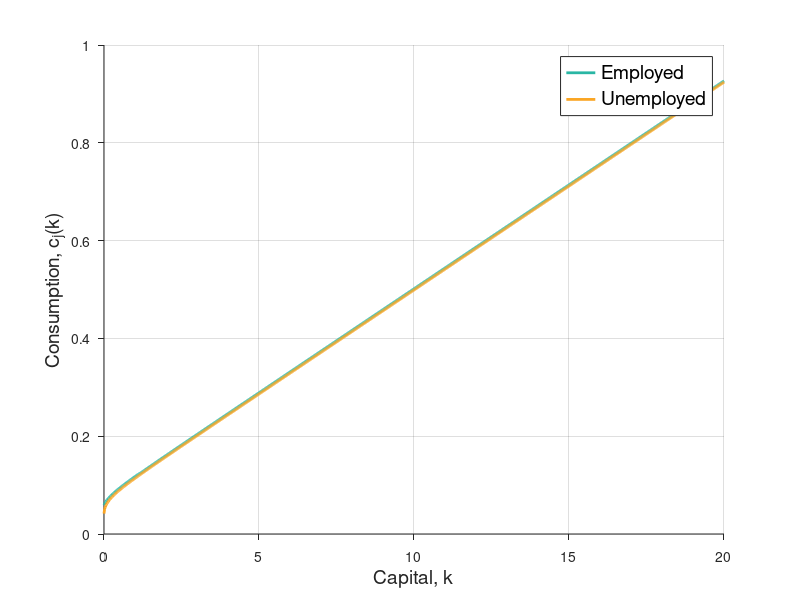
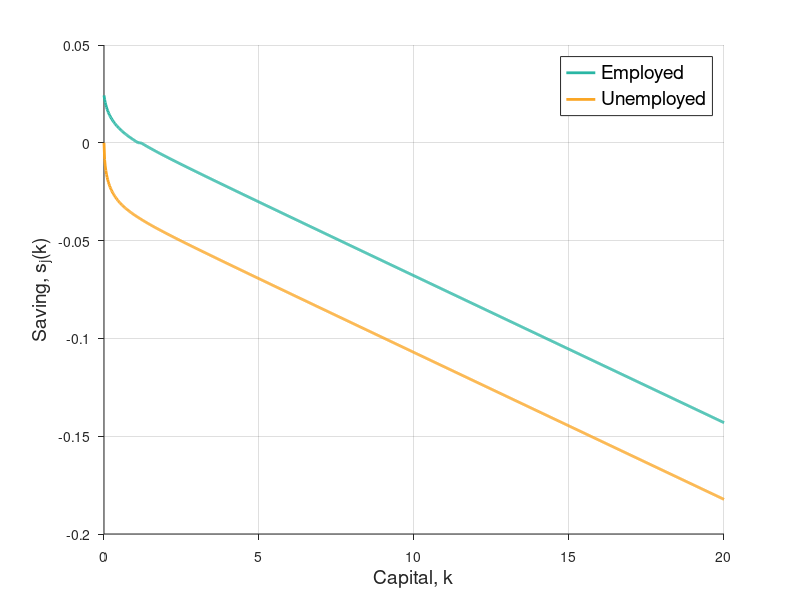
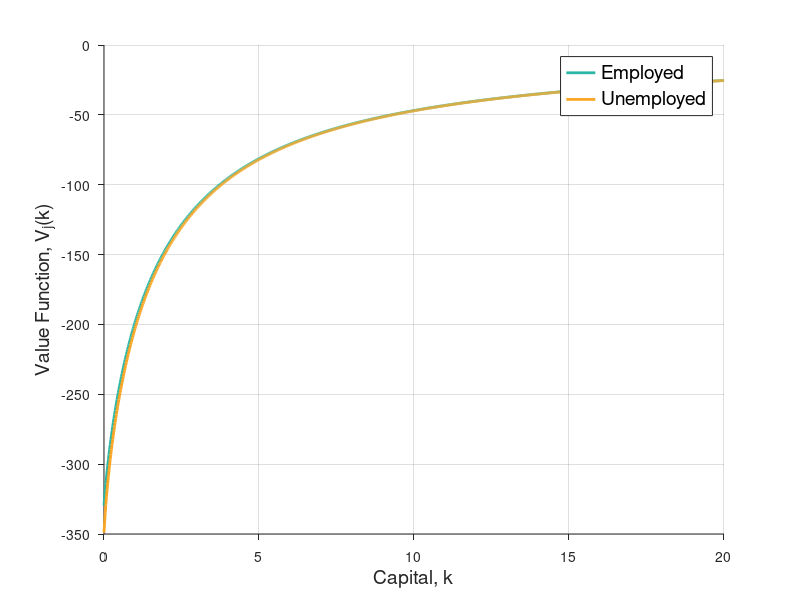
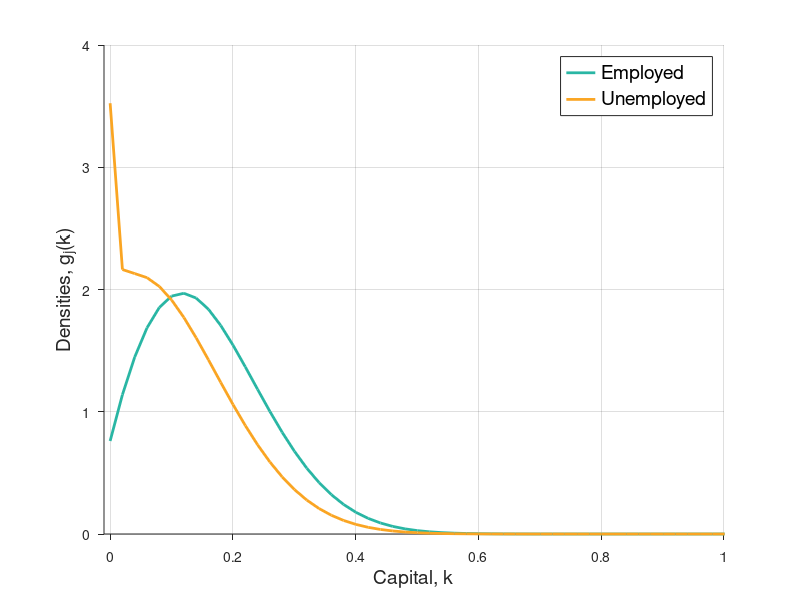

These figures' MATLAB source, in order:
%{
--------------------------------------------------------------------------------------------------------------------------
Purpose: Coding part of problem set 5
Created: Nico Rotundo 2024-12
--------------------------------------------------------------------------------------------------------------------------
%}

%% Define parameters and initialize grids

%{ 
--------------------------------------------------------------------------------------------------------------------------
Define parameters
--------------------------------------------------------------------------------------------------------------------------
%} 

clear all;

% Relative risk aversion coefficient 
sigma = 2;

% Productivity
z_u = 1;
z_e = 2;
z = [z_u, z_e];

% Transition rates 
lambda_u = 1/3;
lambda_e = 1/3;
lambda = [lambda_u, lambda_e];

% Discount rate 
rho = 0.05;

% Capital depreciation rate
delta = 0.05;

% Capital share in production
alpha = 1/3; 

% TFP
A = .1; 

% Interest rate for partial equilibrium part of the problem set 
r = 0.035; 

%{ 
--------------------------------------------------------------------------------------------------------------------------
Define capital grid
--------------------------------------------------------------------------------------------------------------------------
%} 

% Borrowing constraint minimum
k_min = 0; 

% Borrowing constraint maximum
k_max = 20; 

% Number of grid points
num_points = 1000; 

k_grid = linspace(k_min, k_max, num_points)';
dk = (k_max-k_min)/(num_points-1);

kk = [k_grid, k_grid]; % I*2 matrix

%{ 
--------------------------------------------------------------------------------------------------------------------------
Define utility function and its derivative 
--------------------------------------------------------------------------------------------------------------------------
%}

% Utility function (CRRA), handling vector inputs
U = @(c) (c.^(1 - sigma)) / (1 - sigma); 

% Derivative of utility, handling vector inputs
U_prime = @(c) c.^(-sigma);

% Inverse of derivative of utility 
U_prime_inv = @(Vp) (Vp).^(-1 / sigma); 

%{ 
--------------------------------------------------------------------------------------------------------------------------
Firm production technology and FOCs
--------------------------------------------------------------------------------------------------------------------------
%}

% Production technology Y = A K^alpha L^{1-alpha}
Y = @(K,L) K.^alpha*L.^(1-alpha);

% F.O.C.:
w_foc = @(K,L) (1-alpha)*A*(K/L).^alpha;
r_foc = @(K,L) alpha*A*(L/K).^(1-alpha); 
K_partial = @(L,r) L*((alpha*A/(r+delta)).^(1/(1-alpha))) ;

%{ 
--------------------------------------------------------------------------------------------------------------------------
Tuning parameters (general)
--------------------------------------------------------------------------------------------------------------------------
%} 

% Step size: can be arbitrarily large in implicit method
Delta = 1000;

% The maximum number of value function iterations
max_iterations_vf = 100;

% Tolerance for value function iterations
tolerance = 10^(-6);

 %{ 
--------------------------------------------------------------------------------------------------------------------------
Tuning parameters (interest rate iteration)
--------------------------------------------------------------------------------------------------------------------------
%} 

% The maximum number of interest rate iterations
num_iterations_r = 1000;

% Tolerance for interest rate iterations
tolerance_S = 10^(-5);

%% Initialize matrices before iterating

%{ 
--------------------------------------------------------------------------------------------------------------------------
Define differential operator
--------------------------------------------------------------------------------------------------------------------------
%} 


% Forward; satisfies Df*V=dVf
Df = zeros(num_points, num_points);
for i = 1:num_points-1
    Df(i,i) = -1/dk; Df(i,i+1) = 1/dk;
end
Df = sparse(Df);

% Backward; satisfies Db*V=dV
Db = zeros(num_points, num_points);
for i = 2:num_points
    Db(i,i-1) = -1/dk; Db(i,i) = 1/dk;
end
Db = sparse(Db);

%{ 
--------------------------------------------------------------------------------------------------------------------------
Define A-switch matrix 
--------------------------------------------------------------------------------------------------------------------------
%} 

A_switch = [speye(num_points).*(-lambda(1)), speye(num_points).*lambda(1);
            speye(num_points).*lambda(2), speye(num_points).*(-lambda(2))];


%{ 
--------------------------------------------------------------------------------------------------------------------------
Calculate labor, capital, and wage levels 
--------------------------------------------------------------------------------------------------------------------------
%} 
    
% Labor
L = (z_e*lambda_u + z_u*lambda_e)/(lambda_e+lambda_u);

% Capital
K = K_partial(L,r);

% Wage
w = w_foc(K,L);

%{ 
--------------------------------------------------------------------------------------------------------------------------
Define initial guesses
--------------------------------------------------------------------------------------------------------------------------
%} 

% Guess for initial value of the interest rate
r_0_guess = 0.03;

% Set bounds on interest rate
r_min = 0.01;
r_max = 0.04;

% Define the number of points * 2 matrix
z = ones(num_points, 1).*z; 

% Initial guess for value function
V_0 = U(w.*z + r.*kk)./rho; 
V = V_0;

%% Value function iteration

% Loop over number of interations for the value function
for n=1:max_iterations_vf

    % Derivative of the forward value function 
    dVf = Df*V;

    % Derivative of the backward value function 
    dVb = Db*V;

    % Boundary condition on backwards value function i.e., the borrowing constraint; a>=a_min
    dVb(1,:) = U_prime(w.*z(1,:) + r.*kk(1,:)); 

    % Boundary condition on forward value function; a<=a_max 
    dVf(end,:) = U_prime(w.*z(end,:) + r.*kk(end,:)); 

    % Indicator whether value function is concave; for stability purposes
    I_concave = dVb > dVf; 

    % Compute optimal consumption using forward derivative
    cf = U_prime_inv(dVf);

    % Compute optimal consumption using backward derivative
    cb = U_prime_inv(dVb);
    
    % Compute optimal savings using forward derivative
    sf = w.*z + r.*kk - cf;

    % Compute optimal savings using backward derivative
    sb = w.*z + r.*kk - cb;

    % Upwind scheme
    If = sf>0;
    Ib = sb<0;
    I0 = 1-If-Ib;
    dV0 = U_prime(w.*z + r.*kk); % If sf<=0<=sb, set s=0

    dV_upwind = If.*dVf + Ib.*dVb + I0.*dV0;

    c = U_prime_inv(dV_upwind);

    % Update value function
    V_stacked = V(:);

    % Update consumption function
    c_stacked = c(:); 

    % A = SD
    SD_u = spdiags(If(:,1).*sf(:,1), 0, num_points, num_points)*Df + spdiags(Ib(:,1).*sb(:,1), 0, num_points, num_points)*Db; 
    SD_e = spdiags(If(:,2).*sf(:,2), 0, num_points, num_points)*Df + spdiags(Ib(:,2).*sb(:,2), 0, num_points, num_points)*Db; 
    SD = [SD_u, sparse(num_points, num_points);
        sparse(num_points, num_points), SD_e]; 

    % P = A + A_switch
    P = SD + A_switch;

    % B = [(rho + 1/Delta)*I - P]
    B = (rho + 1/Delta)*speye(2*num_points) - P; 

    % b = u(c) + 1/Delta*V
    b = U(c_stacked) + (1/Delta)*V_stacked;

    % V = B\b;
    V_update = B\b; 
    V_change = V_update - V_stacked;
    V = reshape(V_update, num_points, 2); 

    % Convergence criterion
    dist(n) = max(abs(V_change));
    
    if dist(n)<tolerance
        disp('Value function converged. Iteration = ')
        disp(n)
    break

    end
end

%% KF Equation

% Solve for 0=gdot=P'*g
PT = P';
PT_eigs = PT;
gdot_stacked = zeros(2*num_points,1);

% Fix one value to obtain a non-singular matrix, otherwise matrix is singular
i_fix = 1;
gdot_stacked(i_fix)=.1;

row_fix = [zeros(1,i_fix-1),1,zeros(1,2*num_points-i_fix)];
PT(i_fix,:) = row_fix;

g_stacked = PT\gdot_stacked; 

% Normalization
g_sum = g_stacked'*ones(2*num_points,1)*dk;
g_stacked = g_stacked./g_sum;

% Reshape
gg = reshape(g_stacked, num_points, 2);

% Solve KF equation
[g_stacked_eigs, eigval] = eigs(PT_eigs, 1, 0);
g_sum_eigs = g_stacked_eigs'*ones(2*num_points,1)*dk;
g_stacked_eigs = g_stacked_eigs./g_sum_eigs;

%% Plots 

%{ 
--------------------------------------------------------------------------------------------------------------------------
Question 1: Optimal consumption
--------------------------------------------------------------------------------------------------------------------------
%} 

% Initialize plot
set(gca, 'FontSize', 18)
    
    % Employed
    plot(k_grid, c(:,2), 'LineWidth', 2, 'LineStyle', '-', 'Color', [41/255, 182/255, 164/255])
    hold on

    % Unmployed
    plot(k_grid, c(:,1), 'LineWidth', 2, 'LineStyle', '-', 'Color', [250/255, 165/255, 35/255])
    
    hold off

    grid
        xlabel('Capital, k','FontSize', 14)
        
        set(gca, 'TickDir', 'out'); 
            box off; 
        
        ylabel('Consumption, c_j(k)','FontSize', 14)
        
        xlim([k_min k_max])

        legend(sprintf('Employed'), ...
            sprintf('Unemployed'), ...
            sprintf('r=%.4f', r), 'Location', 'best', 'FontSize', 14)
        
% Export graph
exportgraphics(gcf, '/Users/nicorotundo/Documents/GitHub/DynamicProgramming2024/problem_sets/problem_set_5/output/question_1_consumption.pdf', 'ContentType', 'vector');

%{ 
--------------------------------------------------------------------------------------------------------------------------
Question 1: Optimal savings
--------------------------------------------------------------------------------------------------------------------------
%} 

% Calculate savings 
kdot = w.*z + r.*kk - c;

% Initialize plot
set(gca, 'FontSize', 18)
    
    % Employed
    plot(k_grid, kdot(:,2), 'LineWidth', 2, 'LineStyle', '-', 'Color', [41/255, 182/255, 164/255])
    hold on

    % Unemployed
    plot(k_grid, kdot(:,1), 'LineWidth', 2, 'LineStyle', '-', 'Color', [250/255, 165/255, 35/255])

    hold off

    grid
        xlabel('Capital, k', 'FontSize', 14)
        
        ylabel('Saving, s_j(k)', 'FontSize', 14)
        
        set(gca, 'TickDir', 'out'); 
            box off; 
        
        xlim([k_min k_max])
        
        legend(sprintf('Employed'), ...
            sprintf('Unemployed'), ...
            sprintf('r=%.4f', r), 'Location', 'best', 'FontSize', 14)

% Export graph
exportgraphics(gcf, '/Users/nicorotundo/Documents/GitHub/DynamicProgramming2024/problem_sets/problem_set_5/output/question_1_savings.pdf', 'ContentType', 'vector');

%{ 
--------------------------------------------------------------------------------------------------------------------------
Question 1: Value function
--------------------------------------------------------------------------------------------------------------------------
%} 

% Initialize plot
set(gca, 'FontSize', 18)
    
    % Employed
    plot(k_grid, V(:,2), 'LineWidth', 2, 'LineStyle', '-', 'Color', [41/255, 182/255, 164/255])
    hold on

    % Unemployed
    plot(k_grid, V(:,1), 'LineWidth', 2, 'LineStyle', '-', 'Color', [250/255, 165/255, 35/255])

    hold off

    grid
        xlabel('Capital, k', 'FontSize', 14)
        
        ylabel('Value Function, V_j(k)', 'FontSize', 14)
        
        set(gca, 'TickDir', 'out'); 
            box off; 
        
        xlim([k_min k_max])
        
        legend(sprintf('Employed'), ...
            sprintf('Unemployed'), ...
            sprintf('r=%.4f', r), 'Location', 'best', 'FontSize', 14)

% Export graph
exportgraphics(gcf, '/Users/nicorotundo/Documents/GitHub/DynamicProgramming2024/problem_sets/problem_set_5/output/question_1_value_function.pdf', 'ContentType', 'vector');

%{ 
--------------------------------------------------------------------------------------------------------------------------
Question 2: Stationary distribution
--------------------------------------------------------------------------------------------------------------------------
%} 

% Initialize plot
set(gca, 'FontSize', 18)
    
    % Employed
    plot(k_grid, gg(:,2), 'LineWidth', 2, 'LineStyle', '-', 'Color', [41/255, 182/255, 164/255])
    hold on

    % Unemployed
    plot(k_grid, gg(:,1), 'LineWidth', 2, 'LineStyle', '-', 'Color', [250/255, 165/255, 35/255])

    hold off

    grid
        xlabel('Capital, k', 'FontSize', 14)
        
        ylabel('Densities, g_j(k)', 'FontSize', 14)
        
        set(gca, 'TickDir', 'out'); 
            box off; 
        
        xlim([-.01 1])
        
        legend(sprintf('Employed'), ...
            sprintf('Unemployed'), ...
            sprintf('r=%.4f', r), 'Location', 'best', 'FontSize', 14)

% Export graph
exportgraphics(gcf, '/Users/nicorotundo/Documents/GitHub/DynamicProgramming2024/problem_sets/problem_set_5/output/question_2.pdf', 'ContentType', 'vector');
